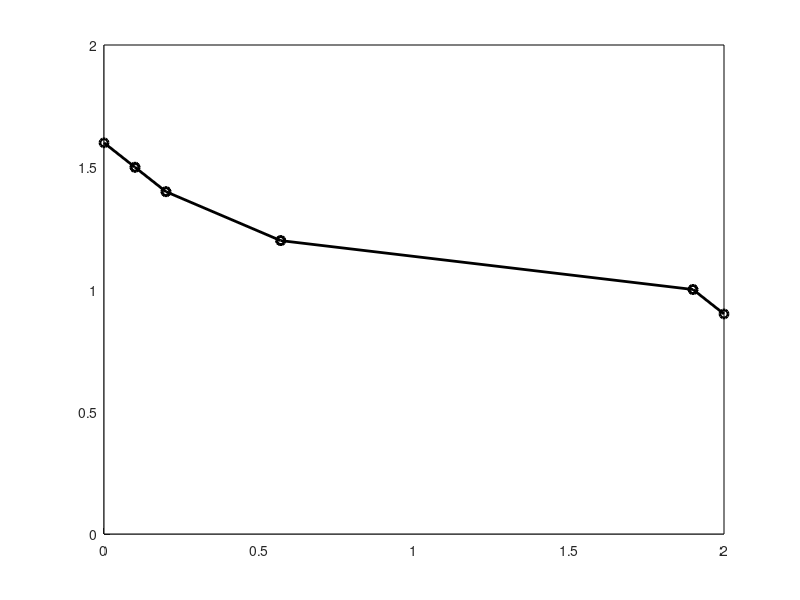
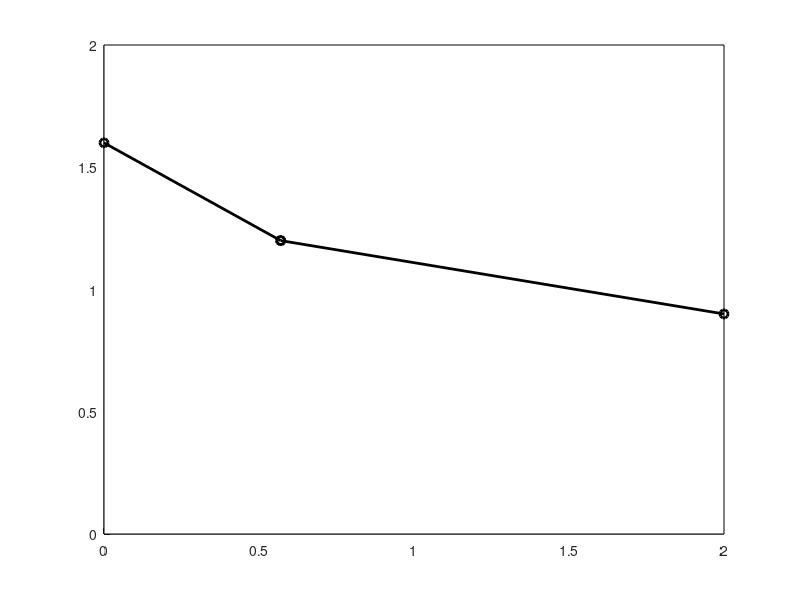

These charts were generated, in order, by the following MATLAB code:
close all; clear; clc;


% Boundaries
ex = [0 2 2 0]; ey = [0 0 2 2];
patch(ex,ey,'white')
hold on

% Line coordinates
line_coord = [0.0 1.6; 0.2 1.4; 0.1 1.5; 0.57 1.2; 1.9 1.0; 2.0 0.9];

% Line conn OBS not sorted
line_conn = [2 3; 4 2; 1 3; 6 5; 4 5]

% Line ex and line ey
line_ex = reshape(line_coord(reshape(line_conn', 1, []),1),2,[])'
line_ey = reshape(line_coord(reshape(line_conn', 1, []),2),2,[])'

% Plot line segments
figure(1)
plot(line_ex',line_ey','-ko','LineWidth',2)


% Remove lines shorter than threhhold
lseg      = 0.3;  % Line segment threshhold
nseg      = size(line_ex,1);
rm_seg    = zeros(nseg,1); % Info on if line seg is to be removed
for iseg=1:nseg

    % 1) Take out vertex coordinates
    P1 = [line_ex(iseg,1),line_ey(iseg,1)];
    P2 = [line_ex(iseg,2),line_ey(iseg,2)];

    % 2) Compute line length
    line_length = norm(P1-P2);

    % 3) Check if line_length smaller than threshhold
    if (line_length<lseg)

        % Add line to lines to be removed
        rm_seg(iseg) = 1;

        % Check if P1 or P2 on boundary
        P1B = abs(P1(1)-min(ex))<1e-12 | abs(P1(1)-max(ex))<1e-12 | ...
              abs(P1(2)-min(ey))<1e-12 | abs(P1(2)-max(ey))<1e-12;
        P2B = abs(P2(1)-min(ex))<1e-12 | abs(P2(1)-max(ex))<1e-12 | ...
              abs(P2(2)-min(ey))<1e-12 | abs(P2(2)-max(ey))<1e-12;
        
        if (~P1B && ~P2B)
            % Neither P1 or P2 on domain boundary
            idx = abs(line_ex-P1(1))<1e-12 & abs(line_ey-P1(2))<1e-12 | ...
                  abs(line_ex-P2(1))<1e-12 & abs(line_ey-P2(2))<1e-12;            
            N   = (P1+P2)/2;
        elseif (P1B)
            % P1 on domain boundary. Set P2 at P1 pos.
            idx = abs(line_ex-P2(1))<1e-12 & abs(line_ey-P2(2))<1e-12;
            N   = P1;
        elseif(P2B)
            % P2 on domain boundary. Set P1 at P2 pos.
            idx = abs(line_ex-P1(1))<1e-12 & abs(line_ey-P1(2))<1e-12;
            N   = P2;
        end

        % Update line coordinates
        line_ex(idx) = N(1);
        line_ey(idx) = N(2);  
        
    end
end

% Remove lines in rm_seg
line_ex = line_ex(rm_seg==0,:);
line_ey = line_ey(rm_seg==0,:);

% Plot new line segments
figure(2)
patch(ex,ey,'white')
hold on
plot(line_ex',line_ey','-ko','LineWidth',2)
